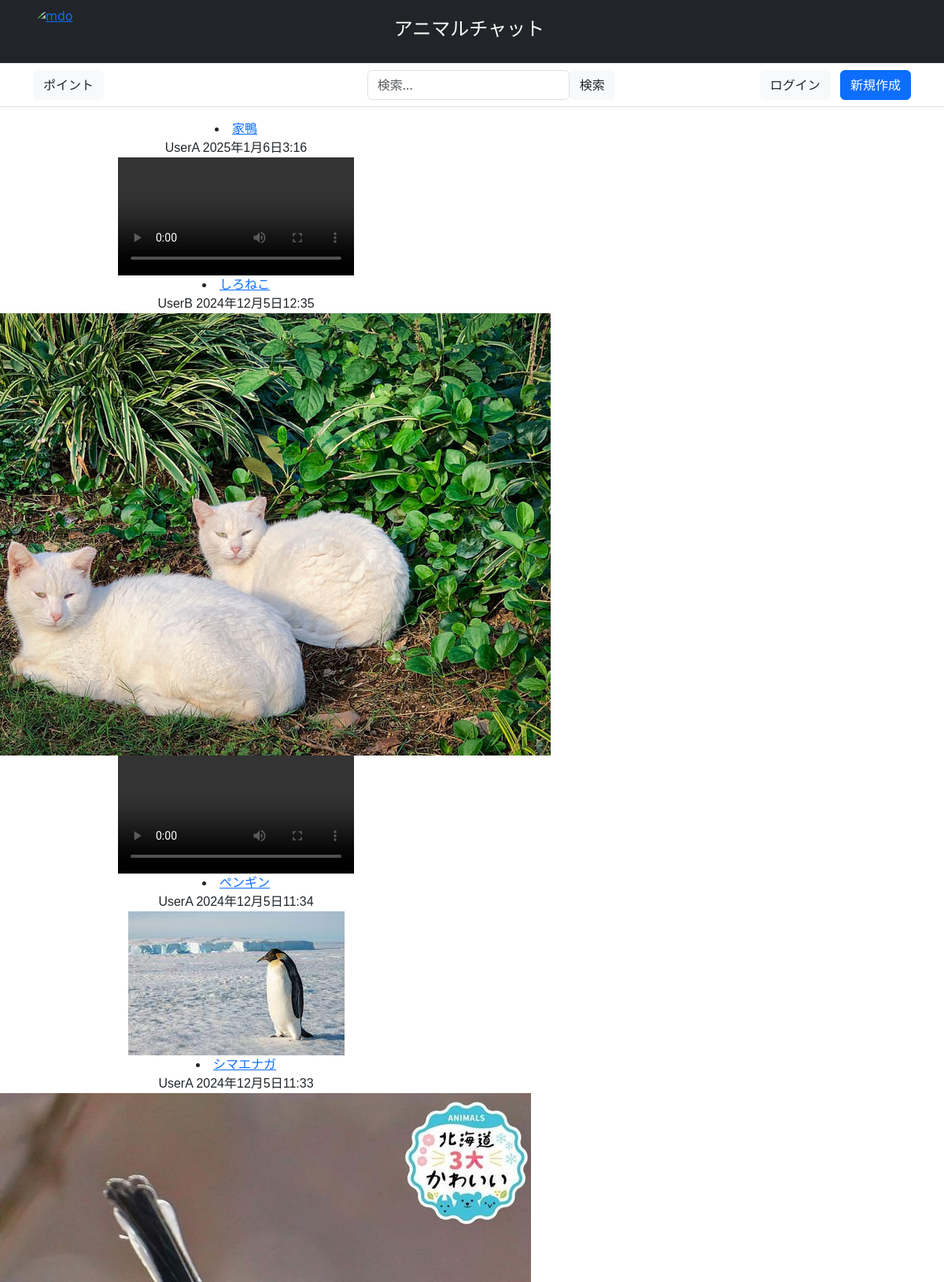
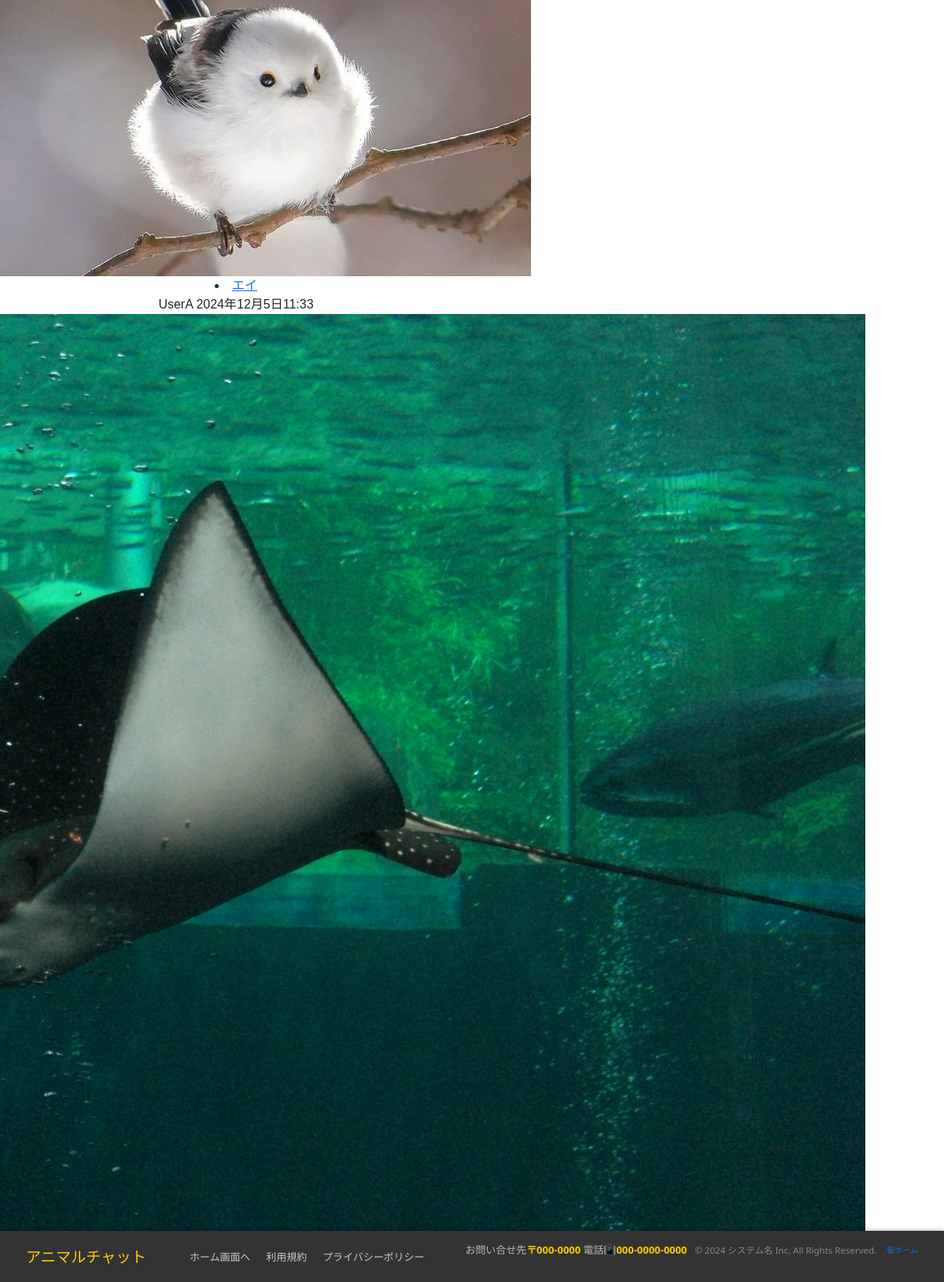
/post/posts_search/, run on the app's committed database (2 pictures, top to bottom).
### post/models.py (models this page shows, shortened)
class PostInfo(models.Model): # 投稿IDは自動でつく
    account_id = models.ForeignKey(User, on_delete=models.CASCADE) # アカウントID　外部キー
    post = models.CharField('post', max_length=300) # 投稿文　文字数300文字
    post_date = models.DateTimeField('post_date', max_length=12, default=timezone.now) # 投稿日時
    image = models.ImageField(upload_to='img/post', verbose_name='画像', null=True, blank=True)
    video = models.FileField(upload_to='video/post',  verbose_name='動画', null=True, blank=True)

### accounts/models.py (models this page shows)
class User(AbstractBaseUser, PermissionsMixin):
    screen_name = models.CharField(
        gettext_lazy('アカウント名'),
        max_length=128,
        default='',
        blank=True,
        help_text=gettext_lazy('128文字以内で入力してください'),
    )
    email = models.EmailField(gettext_lazy('メールアドレス'), unique=True)
    is_staff = models.BooleanField(
        gettext_lazy('staff status'),
        default=False,
        help_text=gettext_lazy('Designates whether the user can log into this admin site.'),
    )
    is_active = models.BooleanField(
        gettext_lazy('active'),
        default=True,
        help_text=gettext_lazy(
            'Designates whether this user should be treated as active. Unselect this instead of deleting accounts.'
        ),
    )
    date_joined = models.DateTimeField(gettext_lazy('date joined'), default=timezone.now)
    objects = CustomUserManager()
    points = models.IntegerField(
        default=0,
        blank=True,
        null=True,
    )
    pt_give = models.IntegerField(
        default=0,
        blank=True,
        null=True,
    )
    icon = models.ImageField(
        upload_to='icon/post',
        verbose_name='画像',
        null=True,
        blank=True
    )
    profile = models.TextField(
        gettext_lazy('プロフィール'),
        max_length=200,
        null=True,
        default='',
        blank=True,
        help_text=gettext_lazy('200文字以内で入力してください'),
    )
    USERNAME_FIELD = 'email'
    REQUIRED_FIELDS = []
    class Meta:
        verbose_name = gettext_lazy('user')
        verbose_name_plural = gettext_lazy('users')
    def __str__(self):
        return self.__unicode__()
    def __unicode__(self):
        return self.screen_name or self.email

### post/views.py (the view)
# urls.py: path('posts_search/', views.PostSearchPageView.as_view(), name='posts_search'),
class PostSearchPageView(ListView):
    template_name = '../templates/post/post_search.html'
    model = PostInfo # 投稿情報モデル
    context_object_name = 'posts' # コンテキスト名
    def get_queryset(self, **kwargs): # モデルから情報を取得
        queryset = super().get_queryset(**kwargs) # 全取得
        keyword = self.request.GET.get('keyword') # 検索ワード取得
        if keyword is not None:
            queryset = queryset.filter(post__icontains=keyword) # 部分一致で検索
        queryset = queryset.order_by('-post_date') # 投稿降順で並び替え
        return queryset

### templates/post/post_search.html
{% extends "all_base.html" %}
{% load static %}
{% block style %}<link href="{% static "post/css/post_search.css" %}" rel="stylesheet">{% endblock %}
{% block contents %}
  {% if posts %}
  {% for post in posts %}
      <li><a href='{% url 'post:posts_detail' post.pk %}'>{{ post.post }}</a></li>
      {{ post.account_id }}
      {{ post.post_date }}
      {% if post.image %}
          <img src="/media/{{ post.image }}">
      {% endif %}
      {% if post.video %}
          <video src="/media/{{ post.video }}" controls></video>
      {% endif %}
  {% endfor %}
  {% else %}
  投稿はありません。
  {% endif %}
  <button onclick="location.href='{% url 'accounts:menu' %}'">戻る</button>
{% endblock %}

### data on the page
PostInfo: post "家鴨", account_id "UserA", post_date "2025年1月6日3:16"
PostInfo: post "しろねこ", account_id "UserB", post_date "2024年12月5日12:35", image (picture)
PostInfo: post "ペンギン", account_id "UserA", post_date "2024年12月5日11:34", image (picture)
PostInfo: post "シマエナガ", account_id "UserA", post_date "2024年12月5日11:33", image (picture)
PostInfo: post "エイ", account_id "UserA", post_date "2024年12月5日11:33", image (picture)
